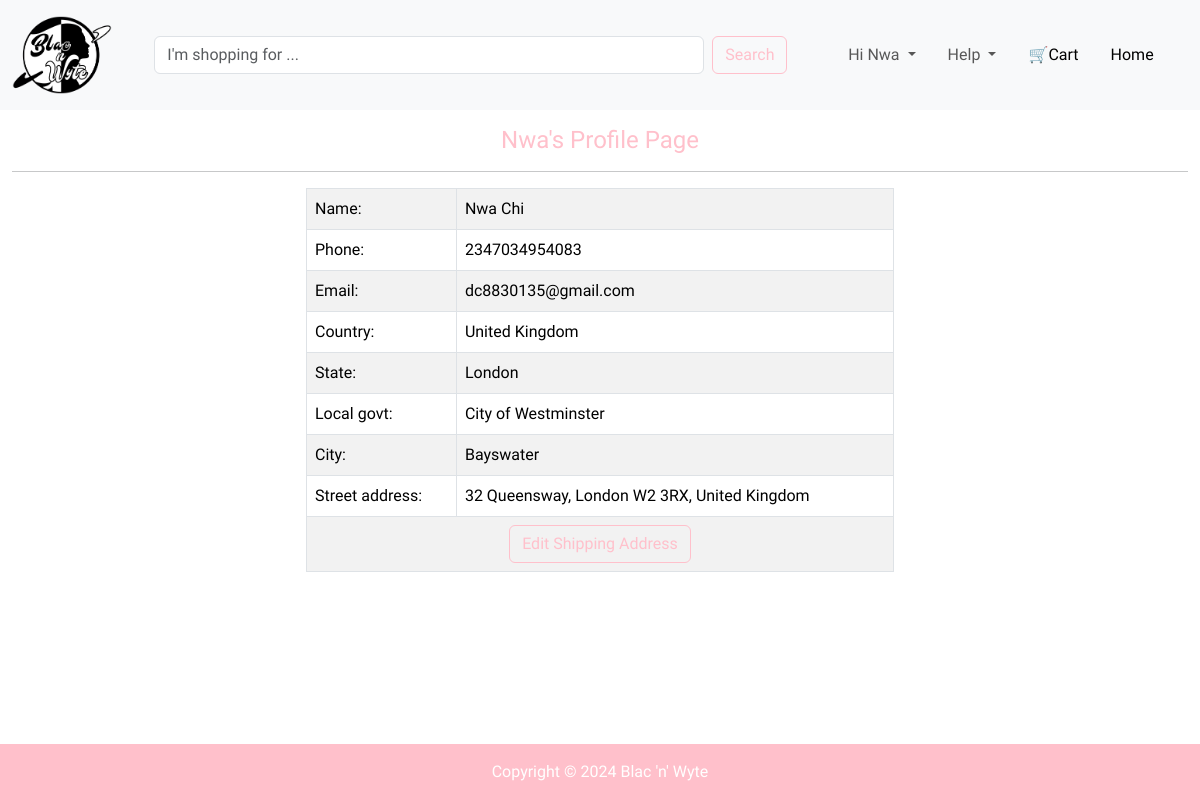
/profile/3 (signed in), run on the app's committed database.
### database.py (models this page shows, shortened)
class User(db.Model, UserMixin):
    id: Mapped[int] = mapped_column(primary_key=True)
    email: Mapped[str] = mapped_column(unique=True)
    firstname: Mapped[str]
    lastname: Mapped[str]
    phone: Mapped[int] = mapped_column(Integer)
    password: Mapped[str] = mapped_column(nullable=False)
    country: Mapped[str]
    state: Mapped[str]
    localgovt: Mapped[str]
    city: Mapped[str] = mapped_column(String(70))
    address: Mapped[str]
    registered_on: Mapped[DateTime] = mapped_column(DateTime, nullable=False)
    confirmed: Mapped[bool] = mapped_column(default=False, nullable=False)
    confirmed_on: Mapped[DateTime] = mapped_column(DateTime, nullable=True)
    is_admin: Mapped[bool] = mapped_column(Boolean, default=False, nullable=False)
    user_cart: Mapped[str] = relationship("Cart", back_populates="cart_user")
    user_order: Mapped[str] = relationship("Order", back_populates="order_user")

### onlinestore.py (the view)
@app.route('/profile/<idx>', methods=["GET"])
@login_required
def profile(idx):
    return render_template('profile.html', logged_in=current_user.is_authenticated, user=current_user, year=year)

### method_override.py (called while the page is built)
    def __call__(self, environ, start_response):
        method = environ.get('HTTP_X_HTTP_METHOD_OVERRIDE', '').upper()
        if method in self.allowed_methods:
            environ['REQUEST_METHOD'] = method
        if method in self.bodyless_methods:
            environ['CONTENT_LENGTH'] = '0'
        return self.app(environ, start_response)

### onlinestore.py (called while the page is built)
@login_manager.user_loader
def user_loader(user_id):
    return db.session.execute(db.select(User).where(User.id == user_id)).scalar()

@app.before_request
def track_history():
    if request.endpoint == 'static' or request.method != 'GET':
        return
    history = session.get('history', [])
    history.append(request.url)
    if len(history) > 3:
        history.pop(0)
    session['history'] = history

### templates/profile.html (shortened to what this page needs)
{% extends "header.html" %}
{% block content %}
    <section id="profile" class="">
      <div class="container-fluid">
        <h4 class="text-center profile-headline">{{ user.firstname }}'s Profile Page</h4>
        <hr>
        <div class="profile">
        <table class="table border table-striped table-bordered">
          <tbody>
            <tr>
              <td>Name:</td>
              <td>{{ current_user.firstname }} {{ current_user.lastname }}</td>
            </tr>
            <tr>
              <td>Phone:</td>
              <td>{{ current_user.phone }}</td>
            </tr>
            <tr>
              <td>Email:</td>
              <td>{{ current_user.email }}</td>
            </tr>
            <tr>
              <td>Country:</td>
              <td>{{ current_user.country }}</td>
            </tr>
            <tr>
              <td>State:</td>
              <td>{{ current_user.state }}</td>
            </tr>
            <tr>
              <td>Local govt:</td>
              <td>{{ current_user.localgovt }}</td>
            </tr>
            <tr>
              <td>City:</td>
              <td>{{ current_user.city }}</td>
            </tr>
            <tr>
              <td>Street address:</td>
              <td>{{ current_user.address }}</td>
            </tr>
            <tr>
              <td colspan="2" class="text-center"><a href="{{ url_for('edit_address', idx=user.id) }}" class="btn btn-outline-success edit-profile">Edit Shipping Address</a></td>
            </tr>
          </tbody>
        </table>
        </div>
      </div>
    </section>
{% endblock %}

### templates/header.html (shortened to what this page needs)
<!doctype html>
<html lang="en">
  <head>
    <link href="https://cdn.jsdelivr.net/npm/bootstrap@5.3.3/dist/css/bootstrap.min.css" rel="stylesheet">
    <link rel="stylesheet" href="{{ url_for('static', filename='css/style.css') }}">
  </head>
  <body>
    <nav class="navbar fixed-top navbar-expand-lg bg-body-tertiary">
      <div class="container-fluid">
        <a class="navbar-brand" href="{{ url_for('index') }}">
          <img src="{{url_for('static', filename='images/logo.png')}}" alt="Blac'n'Wyte" width="100" height="100">
        </a>
        <div class="collapse navbar-collapse" id="navbarSupportedContent">
          <form class="d-flex mx-auto" role="search">
            <input class="form-control me-2" type="search" placeholder="I'm shopping for ..." aria-label="Search">
            <button class="btn btn-outline-success" type="submit">Search</button>
          </form>
          <ul class="navbar-nav mx-auto mb-2 mb-lg-0">
            <li class="nav-item dropdown">
              {% if logged_in: %}
              <a class="nav-link dropdown-toggle" href="{{ url_for('index') }}" role="button" data-bs-toggle="dropdown" aria-expanded="false">
                Hi {{ user.firstname }}
              </a>
              {% else: %}
              <a class="nav-link dropdown-toggle" href="#" role="button" data-bs-toggle="dropdown" aria-expanded="false">
                Account
              </a>
              {% endif %}
            </li>
            <li class="nav-item dropdown ms-3">
              <a class="nav-link dropdown-toggle" href="#" role="button" data-bs-toggle="dropdown" aria-expanded="false">
                Help
              </a>
            </li>
            <li class="nav-item ms-3">
              <a class="nav-link active" href="{{ url_for('all_cart') }}" aria-current="page">🛒Cart</a>
            </li>
            {% if user.email == 'lawrence.nno@gmail.com' or user.is_admin == True %}
              <li class="nav-item ms-3">
                <a class="nav-link active" href="{{ url_for('admin.index') }}" aria-current="page">Admin</a>
              </li>
            {% else: %}
              <li class="nav-item ms-3">
                <a class="nav-link active" href="{{ url_for('index') }}" aria-current="page">Home</a>
              </li>
            {% endif %}
          </ul>
        </div>
      </div>
    </nav>
    <main>
      {% block content %}
      {% endblock %}
    </main>
    <footer class="text-center">
      Copyright &#169; {{ year }} Blac 'n' Wyte
    </footer>
  </body>
</html>

### static/css/style.css (style rules this page uses)
body { font-family: "Quicksand", sans-serif; font-optical-sizing: auto; display: flex; flex-direction: column; min-height: 100vh; }
main { flex-grow: 1 !important; }
footer { margin-top: 1rem; padding: 1rem; background-color: pink; color: white; }
.navbar { --bs-navbar-padding-x: 0; --bs-navbar-padding-y: 0; --bs-navbar-color: rgba(var(--bs-emphasis-color-rgb), 0.65); --bs-navbar-hover-color: rgba(var(--bs-emphasis-color-rgb), 0.8); --bs-navbar-disabled-color: rgba(var(--bs-emphasis-color-rgb), 0.3); --bs-navbar-active-color: rgba(var(--bs-emphasis-color-rgb), 1); --bs-navbar-brand-padding-y: 0.3125rem; --bs-navbar-brand-margin-end: 1rem; --bs-navbar-brand-font-size: 1.25rem; --bs-navbar-brand-color: rgba(var(--bs-emphasis-color-rgb), 1); --bs-navbar-brand-hover-color: rgba(var(--bs-emphasis-color-rgb), 1); --bs-navbar-nav-link-padding-x: 0.5rem; --bs-navbar-toggler-padding-y: 0.25rem; --bs-navbar-toggler-padding-x: 0.75rem; --bs-navbar-toggler-font-size: 1.25rem; --bs-navbar-toggler-border-color: rgba(var(--bs-emphasis-color-rgb), 0.15); --bs-navbar-toggler-border-radius: var(--bs-border-radius); --bs-navbar-toggler-focus-width: 0.25rem; --bs-navbar-toggler-transition: box-shadow 0.15s ease-in-out; position: relative; display: flex; flex-wrap: wrap; align-items: center; justify-content: space-between; padding: var(--bs-navbar-padding-y) var(--bs-navbar-padding-x); }
.btn-outline-success { --bs-btn-color: #FFC0CB; --bs-btn-border-color: #FFC0CB; --bs-btn-hover-color: #fff; --bs-btn-hover-bg: #FFC0CB; --bs-btn-hover-border-color: #FFC0CB; --bs-btn-focus-shadow-rgb: 25,135,84; --bs-btn-active-color: #fff; --bs-btn-active-bg: #FFC0CB; --bs-btn-active-border-color: #FFC0CB; --bs-btn-active-shadow: inset 0 3px 5px rgba(0, 0, 0, 0.125); --bs-btn-disabled-color: #FFC0CB; --bs-btn-disabled-bg: transparent; --bs-btn-disabled-border-color: #FFC0CB; --bs-gradient: none; }
.form-control.me-2 { width: 550px; }
#profile { margin-top: 1rem; }
.profile { width: 50%; margin: auto; }
.edit-profile { font-weight: 300; }
.profile-headline { color: pink; }

### data on the page
User: firstname "Nwa", lastname "Chi", phone "2347034954083", email "dc8830135@gmail.com", country "United Kingdom", state "London", localgovt "City of Westminster", city "Bayswater", address "32 Queensway, London W2 3RX, United Kingdom"

### other printed values
{{ year }} "2024"
